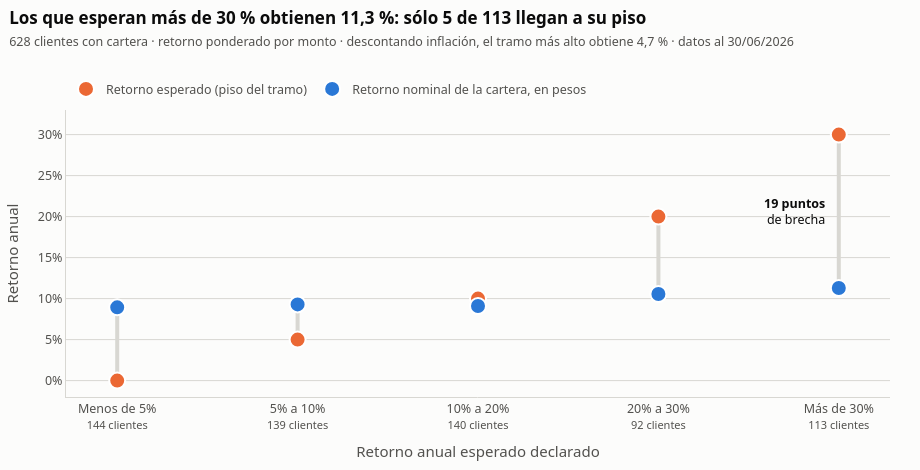

Source (notebook cell):
### Markdown cell above
## Retorno esperado vs. obtenido

### Code cell
# Brecha entre el retorno esperado declarado y el que rinde la cartera

tramos = expectativas.dropna(subset=["rinde_nominal"])
etiquetas_tramo = [
    f"{tramo_esperado}<br><span style='font-size:11px'>{int(n)} clientes</span>"
    for tramo_esperado, n in zip(tramos.index, tramos["clientes"])
]
hovers = [
    f"<b>Esperan {tramo_esperado.lower()} · {int(fila.clientes)} clientes</b><br>"
    f"Esperan al menos: {formato_es(fila.piso_esperado * 100)} % anual<br>"
    f"Su cartera rinde (nominal en pesos): {formato_es(fila.rinde_nominal * 100, 1)} % "
    f"({formato_es(fila.rinde_real * 100, 1)} % descontando inflación)<br>"
    f"Brecha: {formato_es(fila.brecha * 100, 1)} puntos"
    for tramo_esperado, fila in tramos.iterrows()
]

figura = go.Figure()
# Una línea gris por tramo, entre lo que esperan y lo que obtienen
segmentos_x, segmentos_y = [], []
for etiqueta, piso, rinde in zip(
    etiquetas_tramo, tramos["piso_esperado"], tramos["rinde_nominal"]
):
    segmentos_x += [etiqueta, etiqueta, None]
    segmentos_y += [piso, rinde, None]
figura.add_trace(
    go.Scatter(
        x=segmentos_x,
        y=segmentos_y,
        mode="lines",
        line=dict(color=GRIS_GRILLA, width=4),
        hoverinfo="skip",
        showlegend=False,
    )
)
for columna, nombre, color in [
    ("piso_esperado", "Retorno esperado (piso del tramo)", COLOR_PERFIL["Moderado"]),
    (
        "rinde_nominal",
        "Retorno nominal de la cartera, en pesos",
        COLOR_PERFIL["Conservador"],
    ),
]:
    figura.add_trace(
        go.Scatter(
            x=etiquetas_tramo,
            y=tramos[columna],
            mode="markers",
            name=nombre,
            marker=dict(size=16, color=color, line=dict(color="white", width=2)),
            hovertext=hovers,
            hovertemplate="%{hovertext}<extra></extra>",
        )
    )
ultimo = tramos.iloc[-1]
figura.add_annotation(
    x=etiquetas_tramo[-1],
    y=(ultimo["piso_esperado"] + ultimo["rinde_nominal"]) / 2,
    text=f"<b>{formato_es(ultimo['brecha'] * 100)} puntos</b><br>de brecha",
    showarrow=False,
    xshift=-12,
    xanchor="right",
    align="right",
    font=dict(color=TINTA_PRIMARIA),
)
figura.update_yaxes(tickformat=".0%", title="Retorno anual", range=[-0.02, 0.33])
figura.update_xaxes(title="Retorno anual esperado declarado", showgrid=False)
figura.update_layout(legend=dict(orientation="h", y=1.02, x=0, yanchor="bottom"))
presentar(
    figura,
    f"Los que esperan más de 30 % obtienen "
    f"{formato_es(ultimo['rinde_nominal'] * 100, 1)} %: sólo "
    f"{int((nominal_exigentes > piso_exigentes).sum())} de {len(mas_exigentes)} "
    "llegan a su piso",
    "628 clientes con cartera · retorno ponderado por monto · "
    f"descontando inflación, el tramo más alto obtiene "
    f"{formato_es(ultimo['rinde_real'] * 100, 1)} %",
    interactivo=False,
    alto=470,
)

display(
    tramos[
        ["clientes", "piso_esperado", "rinde_nominal", "rinde_real", "brecha"]
    ].style.format(
        {
            "piso_esperado": "{:.0%}",
            "rinde_nominal": "{:.2%}",
            "rinde_real": "{:.2%}",
            "brecha": "{:+.2%}",
        }
    )
)

### Figure 1 — Plotly figure (JSON) as saved in the notebook; plotly's stock layout.template omitted (floating-point values rounded to 4 significant figures)
{"data": [{"hoverinfo": "skip", "line": {"color": "#d8d7d2", "width": 4}, "mode": "lines", "showlegend": false, "type": "scatter", "x": ["Menos de 5%<br><span style='font-size:11px'>144 clientes</span>", "Menos de 5%<br><span style='font-size:11px'>144 clientes</span>", null, "5% a 10%<br><span style='font-size:11px'>139 clientes</span>", "5% a 10%<br><span style='font-size:11px'>139 clientes</span>", null, "10% a 20%<br><span style='font-size:11px'>140 clientes</span>", "10% a 20%<br><span style='font-size:11px'>140 clientes</span>", null, "20% a 30%<br><span style='font-size:11px'>92 clientes</span>", "20% a 30%<br><span style='font-size:11px'>92 clientes</span>", null, "Más de 30%<br><span style='font-size:11px'>113 clientes</span>", "Más de 30%<br><span style='font-size:11px'>113 clientes</span>", null], "y": [0.0, 0.08933, null, 0.05, 0.0929, null, 0.1, 0.09094, null, 0.2, 0.1056, null, 0.3, 0.1129, null]}, {"hovertemplate": "%{hovertext}<extra></extra>", "hovertext": ["<b>Esperan menos de 5% · 144 clientes</b><br>Esperan al menos: 0 % anual<br>Su cartera rinde (nominal en pesos): 8,9 % (2,8 % descontando inflación)<br>Brecha: -8,9 puntos", "<b>Esperan 5% a 10% · 139 clientes</b><br>Esperan al menos: 5 % anual<br>Su cartera rinde (nominal en pesos): 9,3 % (3,1 % descontando inflación)<br>Brecha: -4,3 puntos", "<b>Esperan 10% a 20% · 140 clientes</b><br>Esperan al menos: 10 % anual<br>Su cartera rinde (nominal en pesos): 9,1 % (3,0 % descontando inflación)<br>Brecha: 0,9 puntos", "<b>Esperan 20% a 30% · 92 clientes</b><br>Esperan al menos: 20 % anual<br>Su cartera rinde (nominal en pesos): 10,6 % (4,1 % descontando inflación)<br>Brecha: 9,4 puntos", "<b>Esperan más de 30% · 113 clientes</b><br>Esperan al menos: 30 % anual<br>Su cartera rinde (nominal en pesos): 11,3 % (4,7 % descontando inflación)<br>Brecha: 18,7 puntos"], "marker": {"color": "#eb6834", "line": {"color": "white", "width": 2}, "size": 16}, "mode": "markers", "name": "Retorno esperado (piso del tramo)", "type": "scatter", "x": ["Menos de 5%<br><span style='font-size:11px'>144 clientes</span>", "5% a 10%<br><span style='font-size:11px'>139 clientes</span>", "10% a 20%<br><span style='font-size:11px'>140 clientes</span>", "20% a 30%<br><span style='font-size:11px'>92 clientes</span>", "Más de 30%<br><span style='font-size:11px'>113 clientes</span>"], "y": [0.0, 0.05, 0.1, 0.2, 0.3]}, {"hovertemplate": "%{hovertext}<extra></extra>", "hovertext": ["<b>Esperan menos de 5% · 144 clientes</b><br>Esperan al menos: 0 % anual<br>Su cartera rinde (nominal en pesos): 8,9 % (2,8 % descontando inflación)<br>Brecha: -8,9 puntos", "<b>Esperan 5% a 10% · 139 clientes</b><br>Esperan al menos: 5 % anual<br>Su cartera rinde (nominal en pesos): 9,3 % (3,1 % descontando inflación)<br>Brecha: -4,3 puntos", "<b>Esperan 10% a 20% · 140 clientes</b><br>Esperan al menos: 10 % anual<br>Su cartera rinde (nominal en pesos): 9,1 % (3,0 % descontando inflación)<br>Brecha: 0,9 puntos", "<b>Esperan 20% a 30% · 92 clientes</b><br>Esperan al menos: 20 % anual<br>Su cartera rinde (nominal en pesos): 10,6 % (4,1 % descontando inflación)<br>Brecha: 9,4 puntos", "<b>Esperan más de 30% · 113 clientes</b><br>Esperan al menos: 30 % anual<br>Su cartera rinde (nominal en pesos): 11,3 % (4,7 % descontando inflación)<br>Brecha: 18,7 puntos"], "marker": {"color": "#2a78d6", "line": {"color": "white", "width": 2}, "size": 16}, "mode": "markers", "name": "Retorno nominal de la cartera, en pesos", "type": "scatter", "x": ["Menos de 5%<br><span style='font-size:11px'>144 clientes</span>", "5% a 10%<br><span style='font-size:11px'>139 clientes</span>", "10% a 20%<br><span style='font-size:11px'>140 clientes</span>", "20% a 30%<br><span style='font-size:11px'>92 clientes</span>", "Más de 30%<br><span style='font-size:11px'>113 clientes</span>"], "y": [0.08933, 0.0929, 0.09094, 0.1056, 0.1129]}], "layout": {"annotations": [{"align": "right", "font": {"color": "#0b0b0b"}, "showarrow": false, "text": "<b>19 puntos</b><br>de brecha", "x": "Más de 30%<br><span style='font-size:11px'>113 clientes</span>", "xanchor": "right", "xshift": -12, "y": 0.2065}], "font": {"color": "#52514e", "family": "Segoe UI, Inter, Arial, sans-serif", "size": 12.5}, "height": 470, "hoverlabel": {"align": "left", "bgcolor": "white", "bordercolor": "#d8d7d2", "font": {"color": "#0b0b0b", "family": "Segoe UI, Inter, Arial, sans-serif", "size": 12.5}}, "legend": {"orientation": "h", "x": 0, "y": 1.02, "yanchor": "bottom"}, "margin": {"b": 60, "l": 20, "r": 30, "t": 110}, "paper_bgcolor": "#fcfcfb", "plot_bgcolor": "#fcfcfb", "separators": ",.", "title": {"font": {"color": "#0b0b0b", "size": 17}, "text": "<b>Los que esperan más de 30 % obtienen 11,3 %: sólo 5 de 113 llegan a su piso</b><br><span style='font-size:12.5px;color:#52514e'>628 clientes con cartera · retorno ponderado por monto · descontando inflación, el tramo más alto obtiene 4,7 % · datos al 30/06/2026</span>", "x": 0.01, "xanchor": "left", "y": 0.95, "yanchor": "top", "yref": "container"}, "width": 920, "xaxis": {"automargin": true, "gridcolor": "#d8d7d2", "linecolor": "#d8d7d2", "showgrid": false, "title": {"text": "Retorno anual esperado declarado"}, "zeroline": false}, "yaxis": {"automargin": true, "gridcolor": "#d8d7d2", "linecolor": "#d8d7d2", "range": [-0.02, 0.33], "tickformat": ".0%", "title": {"text": "Retorno anual"}, "zeroline": false}}}
